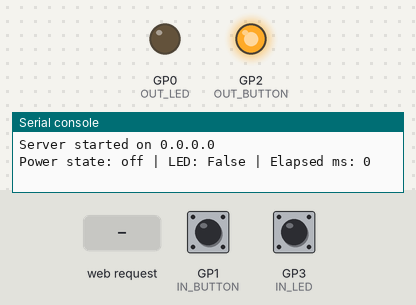
Recording of a program running on a simulated Raspberry Pi Pico running MicroPython. Shown: output pins drawn as LEDs (lit = HIGH), the last lines printed to the serial console. The inputs (shaded band) are chosen by the test bench; at power-on: GP3 (IN_LED) HIGH, GP1 (IN_BUTTON) HIGH.

Above: at 1.2 s.
1.3 s: GP3 (IN_LED) pulled LOW for 0.15 s
At 1.5 s:
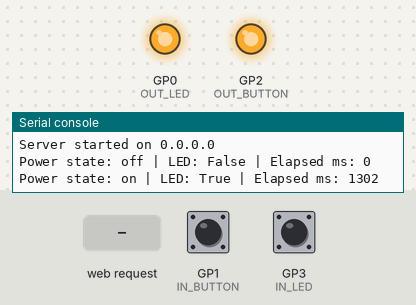
3.1 s: HTTP request GET /toggle received
At 4.5 s:
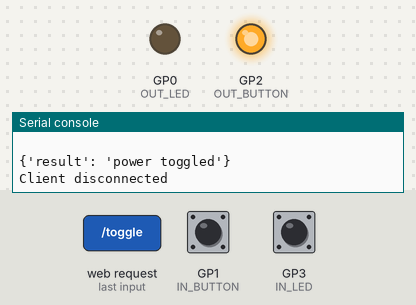
6.2 s: GP1 (IN_BUTTON) pulled LOW for 3.2 s
At 6.9 s:
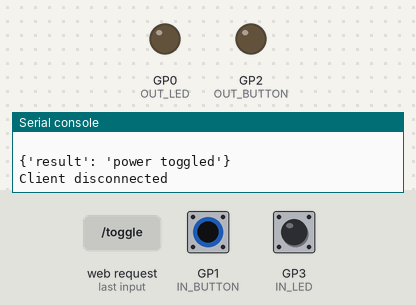
10.9 s: GP3 (IN_LED) pulled LOW for 3.2 s
At 11.9 s:
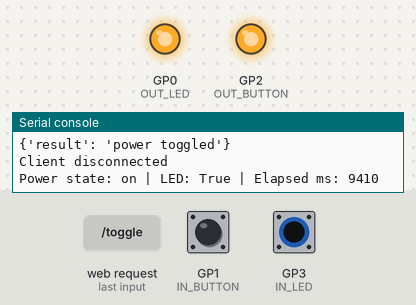
Timing chart, 0 to 15.7 s (numbered marks = the images above; inputs shaded):
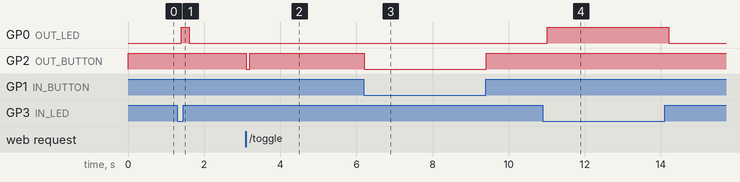

The program:

main.py
```python
import machine, network, time
import uasyncio as asyncio
import ujson as json
from config import SSID, PASSWORD

# Pin setup
IN_BUTTON = machine.Pin(1, machine.Pin.IN, machine.Pin.PULL_UP)
OUT_BUTTON = machine.Pin(2, machine.Pin.OUT)
IN_LED = machine.Pin(3, machine.Pin.IN, machine.Pin.PULL_UP)
OUT_LED = machine.Pin(0, machine.Pin.OUT)

OUT_BUTTON.on() # Turn off button because it's active low

pwm = machine.PWM(OUT_LED)
pwm.freq(1000)  # Set PWM frequency to 1kHz

# Global state
power_state = 'off'
server = None

# Network setup
network = network.WLAN(network.STA_IF)
network.active(True)
network.connect(SSID, PASSWORD)

async def fade_led():
    # print('Fading LED...')
    global power_state
    while True:
        if power_state == 'sleeping':
            # Fade in
            for duty in range(1024, 49152, 64):
                pwm.duty_u16(duty)
                await asyncio.sleep_ms(5)
                if power_state != 'sleeping': break
            # Fade out
            for duty in range(49152, 1024, -64):
                pwm.duty_u16(duty)
                await asyncio.sleep_ms(5)
                if power_state != 'sleeping': break
        elif power_state == 'on':
            pwm.duty_u16(65535)
        else:
            pwm.duty_u16(0)
        await asyncio.sleep(0.2)

async def monitor_button():
    # print('Monitoring button...')
    while True:
        if IN_BUTTON.value() == 0:  # Button is pressed (active low)
            while IN_BUTTON.value() == 0:
                OUT_BUTTON.off() # active low
                await asyncio.sleep(0.1)
            OUT_BUTTON.on()
        await asyncio.sleep(0.1)

async def monitor_led():
    # print('Monitoring LED...')
    global power_state
    last_state = -1
    last_time = time.ticks_ms()
    while True:
        current_state = not IN_LED.value() # Active low
        if current_state != last_state:  # LED state changed
            current_time = time.ticks_ms()
            elapsed_time = time.ticks_diff(current_time, last_time)
            if 500 <= elapsed_time <= 750:
                power_state = 'sleeping'
            else:
                power_state = 'on' if current_state == 1 else 'off'
            last_time = current_time
            last_state = current_state
            print('Power state:', power_state, '| LED:', current_state, '| Elapsed ms:', elapsed_time)
        elif power_state is not 'sleeping' or time.ticks_diff(time.ticks_ms(), last_time) > 750:
            power_state = 'on' if current_state == 1 else 'off'
        await asyncio.sleep(0.1)

async def handle_client(reader, writer):
    print('Client connected')
    request = await reader.read(1024)
    request = request.decode('utf-8')
    print('Request:', request)

    # Handle different requests
    if request.startswith('GET / '):
        response = 'HTTP/1.0 200 OK\n\nHello World!'
    elif request.startswith('GET /status'):
        response = f"HTTP/1.0 200 OK\n\n{json.dumps({'power': power_state})}"
    elif request.startswith('GET /toggle'):
        OUT_BUTTON.off() # active low
        await asyncio.sleep(0.1)
        OUT_BUTTON.on()
        response = "HTTP/1.0 200 OK\n\n{'result': 'power toggled'}"
    else:
        response = 'HTTP/1.0 404 Not Found\n\nNot Found'

    print('Response:', response)
    await writer.awrite(response)
    await writer.aclose()
    print('Client disconnected')

async def main():
    global server

    server = await asyncio.start_server(handle_client, '0.0.0.0', 80)
    addr = network.ifconfig()[0]
    print('Server started on', addr)

    # Start tasks
    await asyncio.gather(
        monitor_button(),
        monitor_led(),
        fade_led(),
    )

try:
    asyncio.run(main())
except KeyboardInterrupt:
    pass
finally:
    if server:
        print('Stopping server...')
        server.close()
        asyncio.run(server.wait_closed())
        asyncio.new_event_loop()
    pwm.deinit()
    OUT_LED.off()
    OUT_BUTTON.on()
    print('Stopped')
```

config.py
```python
SSID="your_ssid"
PASSWORD="your_password"
```

Measured:
- after the input at 1.3 s, GP0 (OUT_LED): LOW → HIGH after 0.10 s, → LOW 0.20 s later
- after the input at 3.1 s, GP2 (OUT_BUTTON): HIGH → LOW at once, → HIGH 0.10 s later
- after the input at 6.2 s, GP2 (OUT_BUTTON): HIGH → LOW at once, → HIGH 3.2 s later
- after the input at 10.9 s, GP0 (OUT_LED): LOW → HIGH after 0.11 s, → LOW 3.2 s later
